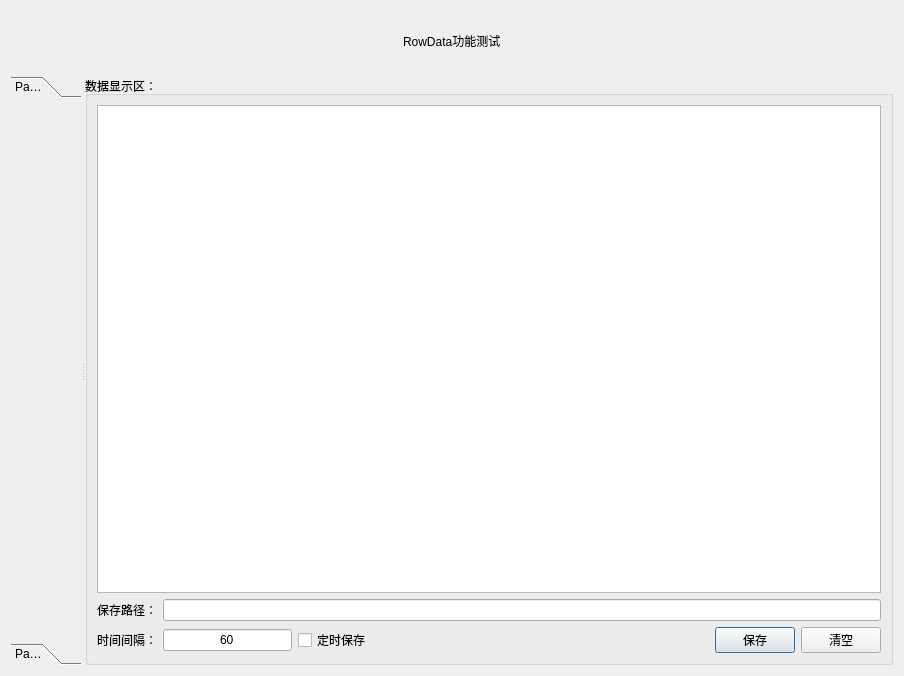
<?xml version="1.0" encoding="UTF-8"?>
<ui version="4.0">
 <class>RowData_Dialog</class>
 <widget class="QDialog" name="RowData_Dialog">
  <property name="geometry">
   <rect>
    <x>0</x>
    <y>0</y>
    <width>904</width>
    <height>676</height>
   </rect>
  </property>
  <property name="windowTitle">
   <string>RawData功能界面</string>
  </property>
  <property name="windowIcon">
   <iconset resource="images/img.qrc">
    <normaloff>:/new/prefix1/icon_1.png</normaloff>:/new/prefix1/icon_1.png</iconset>
  </property>
  <layout class="QGridLayout" name="gridLayout" rowstretch="1,10,0">
   <item row="0" column="0">
    <layout class="QHBoxLayout" name="horizontalLayout">
     <item>
      <spacer name="horizontalSpacer">
       <property name="orientation">
        <enum>Qt::Horizontal</enum>
       </property>
       <property name="sizeHint" stdset="0">
        <size>
         <width>118</width>
         <height>20</height>
        </size>
       </property>
      </spacer>
     </item>
     <item>
      <widget class="QLabel" name="label">
       <property name="styleSheet">
        <string notr="true">font: 12pt &quot;黑体&quot;;</string>
       </property>
       <property name="text">
        <string>RowData功能测试</string>
       </property>
      </widget>
     </item>
     <item>
      <spacer name="horizontalSpacer_2">
       <property name="orientation">
        <enum>Qt::Horizontal</enum>
       </property>
       <property name="sizeHint" stdset="0">
        <size>
         <width>208</width>
         <height>20</height>
        </size>
       </property>
      </spacer>
     </item>
    </layout>
   </item>
   <item row="1" column="0">
    <widget class="QSplitter" name="splitter">
     <property name="orientation">
      <enum>Qt::Horizontal</enum>
     </property>
     <widget class="QToolBox" name="toolBox">
      <property name="currentIndex">
       <number>0</number>
      </property>
      <widget class="QWidget" name="page">
       <property name="geometry">
        <rect>
         <x>0</x>
         <y>0</y>
         <width>69</width>
         <height>541</height>
        </rect>
       </property>
       <attribute name="label">
        <string>Page 1</string>
       </attribute>
      </widget>
      <widget class="QWidget" name="page_2">
       <property name="geometry">
        <rect>
         <x>0</x>
         <y>0</y>
         <width>69</width>
         <height>541</height>
        </rect>
       </property>
       <attribute name="label">
        <string>Page 2</string>
       </attribute>
      </widget>
     </widget>
     <widget class="QGroupBox" name="groupBox">
      <property name="title">
       <string>数据显示区：</string>
      </property>
      <layout class="QGridLayout" name="gridLayout_2">
       <item row="0" column="0">
        <widget class="QPlainTextEdit" name="plainTextEdit"/>
       </item>
       <item row="2" column="0">
        <layout class="QHBoxLayout" name="horizontalLayout_3">
         <item>
          <widget class="QLabel" name="label_3">
           <property name="text">
            <string>时间间隔：</string>
           </property>
          </widget>
         </item>
         <item>
          <widget class="QLineEdit" name="timeOffset_lineEdit">
           <property name="text">
            <string>60</string>
           </property>
           <property name="alignment">
            <set>Qt::AlignCenter</set>
           </property>
          </widget>
         </item>
         <item>
          <widget class="QCheckBox" name="timingSave_checkBox">
           <property name="text">
            <string>定时保存</string>
           </property>
          </widget>
         </item>
         <item>
          <spacer name="horizontalSpacer_3">
           <property name="orientation">
            <enum>Qt::Horizontal</enum>
           </property>
           <property name="sizeHint" stdset="0">
            <size>
             <width>338</width>
             <height>20</height>
            </size>
           </property>
          </spacer>
         </item>
         <item>
          <widget class="QPushButton" name="save_pushButton">
           <property name="text">
            <string>保存</string>
           </property>
          </widget>
         </item>
         <item>
          <widget class="QPushButton" name="clear_pushButton">
           <property name="text">
            <string>清空</string>
           </property>
          </widget>
         </item>
        </layout>
       </item>
       <item row="1" column="0">
        <layout class="QHBoxLayout" name="horizontalLayout_2">
         <item>
          <widget class="QLabel" name="label_2">
           <property name="text">
            <string>保存路径：</string>
           </property>
          </widget>
         </item>
         <item>
          <widget class="QLineEdit" name="fileSavePath_lineEdit"/>
         </item>
        </layout>
       </item>
      </layout>
     </widget>
    </widget>
   </item>
  </layout>
 </widget>
 <resources>
  <include location="images/img.qrc"/>
 </resources>
 <connections/>
</ui>
